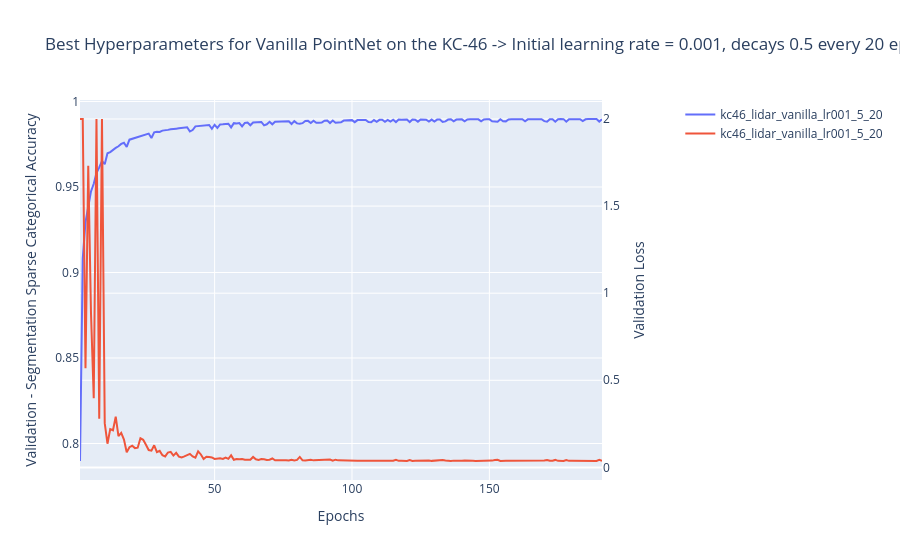

The code cell stored with this chart in its notebook:
### Code cell
MODEL_ROOT = "D:/models/hyperparameter_search/kc46/"

plot = LinePlot( title = f'Best Hyperparameters for Vanilla PointNet on the KC-46 -> Initial learning rate = 0.001, decays 0.5 every 20 epochs || Validation Segmentation Accuracy -> 0.990',
                x_axis_title = 'Epochs',
                y1_axis_title = 'Validation - Segmentation Sparse Categorical Accuracy',
                y2_axis_title = 'Validation Loss' )

models: dict[str, dict] = {}
for model_dir in os.listdir( MODEL_ROOT ):
    with open( f"{MODEL_ROOT}{model_dir}/final/{model_dir}_final_history.json", "r" ) as j:
        models[model_dir] = json.load( j )

        if( model_dir == 'kc46_lidar_vanilla_lr001_5_20' ):
            plot.add_y1_trace( np.array( models[model_dir]['segmentation_output_sparse_categorical_accuracy'] ), model_dir )
            plot.add_y2_trace( np.clip( np.array( models[model_dir]['val_loss'] ), 0, 2 ), model_dir )

plot.show()
plot.get_fig().write_image( 'E:/AFIT/AAR/5_Thesis/doc/figures/hyperparameter_search/kc-46_best_vanilla.png', width = 1200, height = 600 )

### Figure 1 — Plotly figure (JSON) as saved in the notebook; plotly's stock layout.template omitted (floating-point values rounded to 4 significant figures; data arrays with more than 128 entries replaced by an {"elided": "..."} marker saying what was removed)
{"data": [{"mode": "lines", "name": "kc46_lidar_vanilla_lr001_5_20", "type": "scatter", "x": {"elided": "191 float values"}, "y": {"elided": "191 float values"}, "yaxis": "y"}, {"mode": "lines", "name": "kc46_lidar_vanilla_lr001_5_20", "type": "scatter", "x": {"elided": "191 float values"}, "y": {"elided": "191 float values"}, "yaxis": "y2"}], "layout": {"legend": {"x": 1.15, "xanchor": "left", "y": 1, "yanchor": "top"}, "margin": {"r": 150}, "title": {"text": "Best Hyperparameters for Vanilla PointNet on the KC-46 -> Initial learning rate = 0.001, decays 0.5 every 20 epochs || Validation Segmentation Accuracy -> 0.990"}, "xaxis": {"title": {"text": "Epochs"}}, "yaxis": {"title": {"text": "Validation - Segmentation Sparse Categorical Accuracy"}}, "yaxis2": {"overlaying": "y", "side": "right", "title": {"text": "Validation Loss"}}}}
